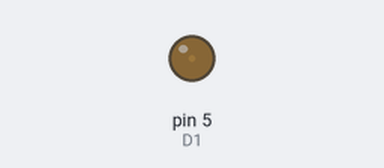
The sketch below on a simulated Arduino Uno, built with avr-gcc and run on an emulated ATmega328P. Shown: output pins drawn as LEDs (lit = HIGH).

Above: at 0.05 s.
At 0.95 s:
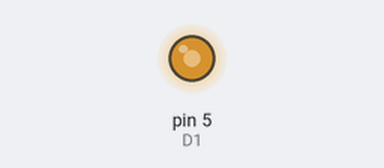
At 1.35 s:
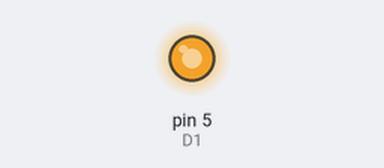
At 2.7 s:
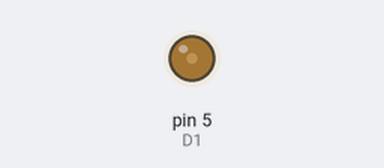
Timing chart, 0 to 7.0 s (numbered marks = the images above):
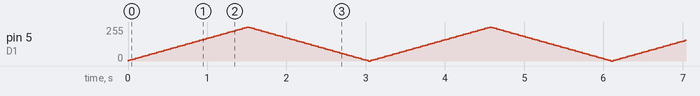

The sketch:

03fade_led.ino
```cpp
/*
  LED @ D6 pin, fade effect
*/


#define D0 16
#define D1 5 // I2C Bus SCL (clock)
#define D2 4 // I2C Bus SDA (data)
#define D3 0
#define D4 2 // Same as "LED_BUILTIN", but inverted logic
#define D5 14 // SPI Bus SCK (clock)
#define D6 12 // SPI Bus MISO
#define D7 13 // SPI Bus MOSI
#define D8 15 // SPI Bus SS (CS)
#define D9 3 // RX0 (Serial console)
#define D10 1 // TX0 (Serial console)

int fadeAmount;
int brightness;

void setup() {
  pinMode(D1, OUTPUT);
  fadeAmount = 5;
  brightness = 5;
}

void loop() {
  analogWrite(D1, brightness);
  if (brightness == 0 || brightness == 255) {
      fadeAmount = -fadeAmount;
  }
  brightness += fadeAmount;
  // wait for 30 milliseconds to see the dimming effect
  delay(30);
}
```
